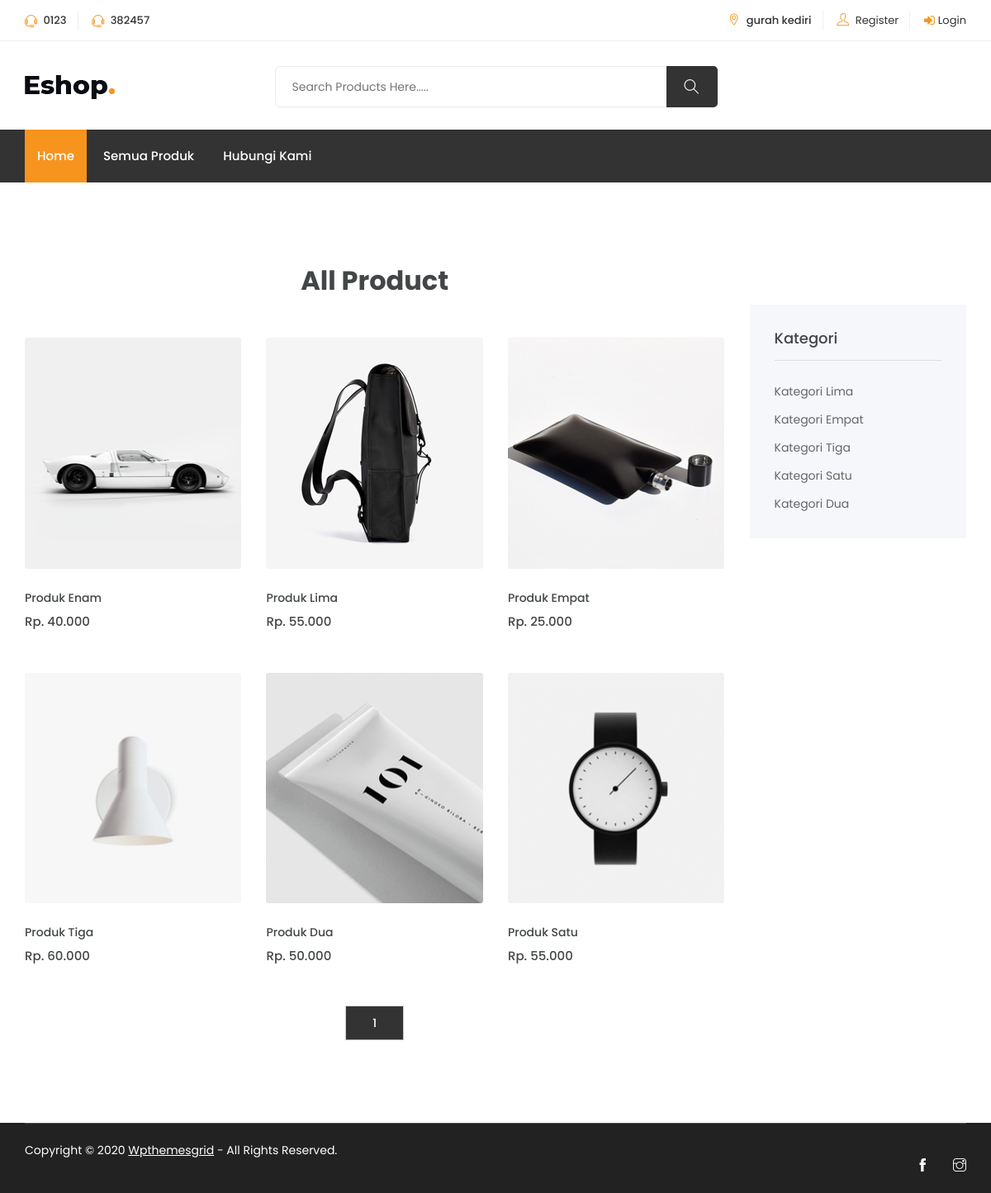
/all-product.php, run on the app's committed database.
### tables this page shows
CREATE TABLE `setting` (
  `id` int(11) NOT NULL,
  `telp_satu` varchar(150) DEFAULT NULL,
  `telp_dua` varchar(150) DEFAULT NULL,
  `email` varchar(150) DEFAULT NULL,
  `alamat` varchar(150) DEFAULT NULL,
  `link_fb` varchar(150) DEFAULT NULL,
  `link_ig` varchar(150) DEFAULT NULL,
  `rekening` varchar(100) DEFAULT NULL,
  `deskripsi` text DEFAULT NULL,
  `cara_bayar` text DEFAULT NULL
);

CREATE TABLE `produk` (
  `id` int(11) NOT NULL,
  `nama` varchar(100) DEFAULT NULL,
  `harga` int(11) DEFAULT 0,
  `deskripsi` text DEFAULT NULL,
  `gambar` text DEFAULT NULL,
  `id_kategori` int(11) DEFAULT NULL
);

CREATE TABLE `kategori` (
  `id` int(11) NOT NULL,
  `nama` varchar(100) DEFAULT NULL,
  `slug` varchar(120) DEFAULT NULL,
  `gambar` text DEFAULT NULL
);

### all-product.php (the view, shortened to what this page needs)
<!DOCTYPE html>
<html lang="zxx">
<?php include 'php/koneksi.php';?>
<?php include 'base_h.php';?>
<body class="js">
    <?php include 'base_nav.php';?>
    <section class="product-area shop-sidebar shop section">
        <div class="container">
            <div class="row">
                <div class="col-lg-9 col-md-8 col-12">
                    <div class="row">
                        <div class="col-12 text-center">
                            <h2>All Product</h2>
                        </div>
                        <?php
                        $halaman = 12;
                        $page = isset($_GET["halaman"]) ? (int)$_GET["halaman"] : 1;
                        $mulai = ($page>1) ? ($page * $halaman) - $halaman : 0;
                        $produk = mysqli_query($koneksi,"select * from produk order by id desc limit 0,8");
                        $total = mysqli_num_rows($produk);
                        $pages = ceil($total/$halaman);
                        $proquery = mysqli_query($koneksi,"select * from produk order by id desc LIMIT $mulai, $halaman");
                        while($dpro=mysqli_fetch_assoc($proquery)) { ?>
                        <div class="col-lg-4 col-md-6 col-12">
                            <div class="single-product">
                                <div class="product-img">
                                    <a href="produk.php?id=<?php echo $dpro['id']?>">
                                        <img class="default-img" src="assets/gambar/produk/<?php echo $dpro['gambar']?>"
                                            alt="#">
                                    </a>
                                </div>
                                <div class="product-content">
                                    <h3><a href="produk.php?id=<?php echo $dpro['id']?>"><?php echo $dpro['nama']?></a>
                                    </h3>
                                    <div class="product-price">
                                        <span><?php echo "Rp. ".number_format($dpro['harga'],0,',','.'); ?></span>
                                    </div>
                                </div>
                            </div>
                        </div>
                        <?php } ?>
                    </div>
                    <div class="col-12 text-center mt-5">
                        <?php for ($i=1; $i<=$pages ; $i++){ ?>
                        <a href="?halaman=<?php echo $i; ?>">
                            <button type="button" class="btn"><?php echo $i; ?></button>
                        </a>
                        <?php } ?>
                    </div>
                </div>
                <div class="col-lg-3 col-md-4 col-12">
                    <div class="shop-sidebar">
                        <div class="single-widget category mt-5">
                            <h3 class="title">Kategori</h3>
                            <ul class="categor-list">
                                <?php $datakategori = mysqli_query($koneksi,"select * from kategori order by id desc");
                                while($dkat=mysqli_fetch_assoc($datakategori)) { ?>
                                <li><a href="kategori.php?kategori=<?=$dkat['slug']?>"><?php echo $dkat['nama']?></a></li>
                                <?php } ?>
                            </ul>
                        </div>
                    </div>
                </div>
            </div>
        </div>
    </section>
    <?php include 'base_f.php';?>
</body>
</html>

### base_nav.php (shortened to what this page needs)
<?php
include '../php/koneksi.php';
?>
<?php
$datasetting = mysqli_query($koneksi,"select * from setting order by id desc limit 0,1");
while($st=mysqli_fetch_assoc($datasetting)) { ?>
<header class="header shop">
    <div class="topbar">
        <div class="container">
            <div class="row">
                <div class="col-lg-4 col-md-12 col-12">
                    <div class="top-left">
                        <ul class="list-main">
                            <li><i class="ti-headphone-alt"></i> <?php echo $st['telp_satu']?> </li>
                            <li><i class="ti-headphone-alt"></i> <?php echo $st['telp_dua']?></li>
                        </ul>
                    </div>
                </div>
                <div class="col-lg-8 col-md-12 col-12">
                    <div class="right-content">
                        <ul class="list-main">
                            <li><i class="ti-location-pin"></i> <?php echo $st['alamat']?></li>
                            <?php
                                if($_SESSION['username']==''){ ?>
                            <li><a href="register.php"><i class="ti-user"></i> Register</a></li>
                            <li><a href="login.php"><i class="fa fa-sign-in"></i>Login</a></li>
                            <?php }else{ ?>
                            <li><a href="php/aksi_logout_frontend.php"><i class="ti-power-off"></i>Logout</a></li>
                            <?php } ?>
                        </ul>
                    </div>
                </div>
            </div>
        </div>
    </div>
    <div class="middle-inner">
        <div class="container">
            <div class="row">
                <div class="col-lg-2 col-md-2 col-12">
                    <div class="logo">
                        <a href="index.html"><img src="assets/user/images/logo.png" alt="logo"></a>
                    </div>
                </div>
                <div class="col-lg-8 col-md-7 col-12">
                    <div class="search-bar-top">
                        <div class="search-bar">
                            <form action="pencarian.php" method="get">
                                <input required name="search" placeholder="Search Products Here....." type="search">
                                <button type="submit" class="btnn"><i class="ti-search"></i></button>
                            </form>
                        </div>
                    </div>
                </div>
                <div class="col-lg-2 col-md-3 col-12">
                </div>
            </div>
        </div>
    </div>
    <div class="header-inner">
        <div class="container">
            <div class="cat-nav-head">
                <div class="row">
                    <div class="col-lg-12 col-12">
                        <div class="menu-area">
                            <nav class="navbar navbar-expand-lg">
                                <div class="navbar-collapse">
                                    <div class="nav-inner">
                                        <ul class="nav main-menu menu navbar-nav">
                                            <li class="active"><a href="index.php">Home</a></li>
                                            <li><a href="all-product.php">Semua Produk</a></li>
                                            <li><a href="contact-us.php">Hubungi Kami</a></li>
                                        </ul>
                                    </div>
                                </div>
                            </nav>
                        </div>
                    </div>
                </div>
            </div>
        </div>
    </div>
</header>
<?php } ?>

### base_f.php (shortened to what this page needs)
<footer class="footer">
    <div class="copyright">
        <div class="container">
            <div class="inner">
                <div class="row">
                    <div class="col-lg-9 col-12">
                        <div class="left">
                            <p>Copyright © 2020 <a href="http://www.wpthemesgrid.com" target="_blank">Wpthemesgrid</a> -
                                All Rights Reserved.</p>
                        </div>
                    </div>
                    <div class="col-lg-3 col-md-3 col-12 text-right">
                        <div class="single-footer social">
                            <?php
                            $datasetting = mysqli_query($koneksi,"select * from setting order by id desc limit 0,1");
                            while($st=mysqli_fetch_assoc($datasetting)) { ?>
                            <ul>
                                <li><a href="<?php if($st['link_fb']!=''){echo $st['link_fb'];}else{echo '#';}?>" target="blank()"><i class="ti-facebook"></i></a></li>
                                <li><a href="<?php if($st['link_ig']!=''){echo $st['link_fb'];}else{echo '#';}?>" target="blank()"><i class="ti-instagram"></i></a></li>
                            </ul>
                            <?php } ?>
                        </div>
                    </div>
                </div>
            </div>
        </div>
</footer>

### data on the page
setting: telp_satu "0123", telp_dua "382457", alamat "gurah kediri"
produk: gambar (picture), nama "Produk Enam", harga "40.000"
produk: gambar (picture), nama "Produk Lima", harga "55.000"
produk: gambar (picture), nama "Produk Empat", harga "25.000"
produk: gambar (picture), nama "Produk Tiga", harga "60.000"
produk: gambar (picture), nama "Produk Dua", harga "50.000"
produk: gambar (picture), nama "Produk Satu", harga "55.000"
kategori: nama "Kategori Lima"
kategori: nama "Kategori Empat"
kategori: nama "Kategori Tiga"
kategori: nama "Kategori Satu"
kategori: nama "Kategori Dua"
